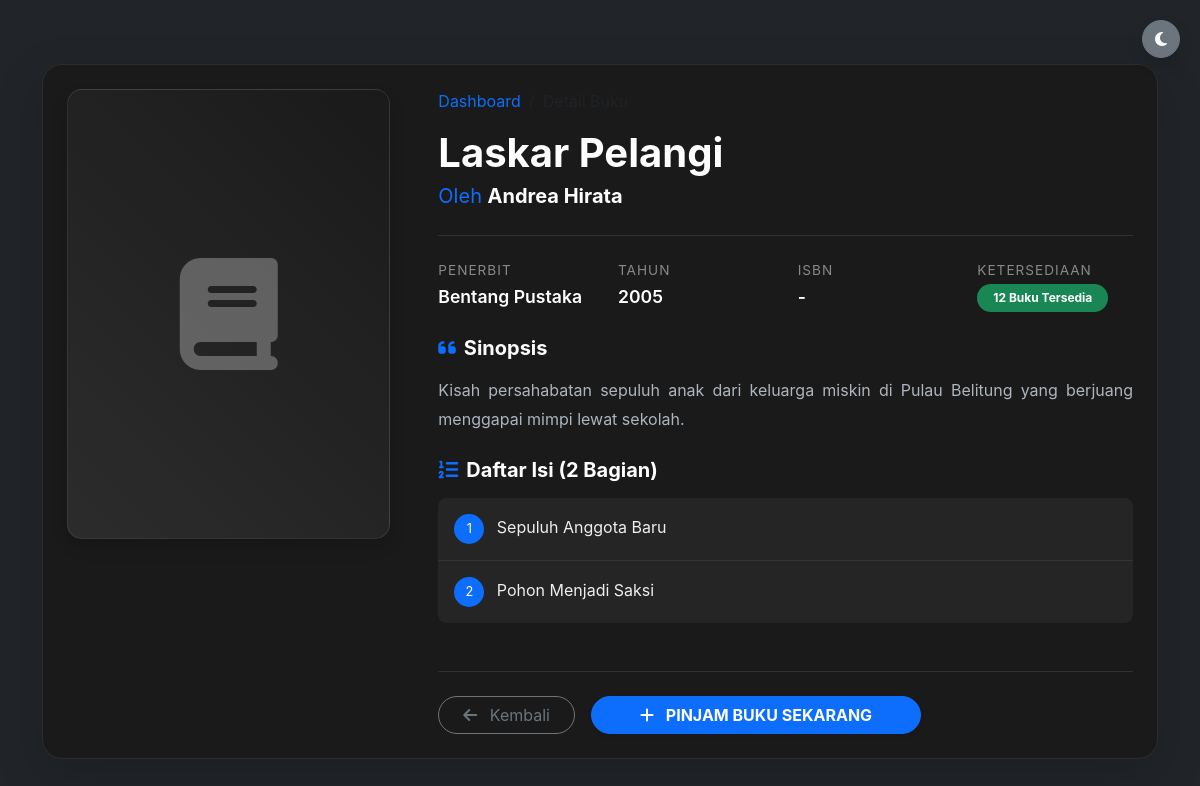
Screenshot of /user/detail_buku.php?id=2 (signed in) with the database file from the repository.
### tables this page shows
CREATE TABLE `buku` (
  `id` int(11) NOT NULL,
  `judul` varchar(255) NOT NULL,
  `pengarang` varchar(255) NOT NULL,
  `penerbit` varchar(255) DEFAULT NULL,
  `tahun_terbit` year(4) DEFAULT NULL,
  `sinopsis` varchar(1500) NOT NULL,
  `isbn` varchar(50) DEFAULT NULL,
  `stok` int(11) DEFAULT 0
);

CREATE TABLE `isi_buku` (
  `id_isi` int(11) NOT NULL,
  `id_buku` int(11) NOT NULL,
  `part_ke` int(11) NOT NULL,
  `judul_part` varchar(255) NOT NULL,
  `konten` longtext NOT NULL
);

### user/detail_buku.php (the view, shortened to what this page needs)
<?php
include "../config/koneksi.php";
$id = $_GET['id'];
$user_id = $_SESSION['user']['id'];
$stmt = $conn->prepare("SELECT * FROM buku WHERE id = ?");
$stmt->bind_param("i", $id);
$stmt->execute();
$d = $stmt->get_result()->fetch_assoc();
$query_parts = $conn->prepare("SELECT part_ke, judul_part FROM isi_buku WHERE id_buku = ? ORDER BY part_ke ASC");
$query_parts->bind_param("i", $id);
$query_parts->execute();
$result_parts = $query_parts->get_result();
$parts = [];
while ($row = $result_parts->fetch_assoc()) {
    $parts[] = $row;
}
$cek_status = $conn->query("SELECT id FROM transaksi WHERE user_id='$user_id' AND buku_id='$id' AND status='dipinjam'");
$is_borrowed = $cek_status->num_rows > 0;
?>
<!DOCTYPE html>
<html lang="id">
<head>
    <link href="https://cdn.jsdelivr.net/npm/bootstrap@5.3.2/dist/css/bootstrap.min.css" rel="stylesheet">
    <link href="https://cdnjs.cloudflare.com/ajax/libs/font-awesome/6.4.2/css/all.min.css" rel="stylesheet">
    <link rel="stylesheet" href="../assets/style.css">
</head>
<body class="bg-dark text-white">
    <div class="theme-btn-fixed">
        <button id="theme-toggle" class="btn btn-secondary rounded-circle shadow">
            <i id="theme-icon" class="fas fa-moon"></i>
        </button>
    </div>
    <div class="container mt-5 pt-3">
        <div class="card bg-dark-card border-0 p-4 shadow-lg mb-5">
            <div class="row g-5">
                <div class="col-md-4">
                    <div class="book-cover-preview shadow">
                        <i class="fas fa-book fa-7x text-secondary opacity-50"></i>
                    </div>
                </div>
                <div class="col-md-8">
                    <nav aria-label="breadcrumb">
                        <ol class="breadcrumb">
                            <li class="breadcrumb-item"><a href="dashboard.php" class="text-primary text-decoration-none">Dashboard</a></li>
                            <li class="breadcrumb-item active">Detail Buku</li>
                        </ol>
                    </nav>
                    <h1 class="fw-bold text-white mb-1 mt-3"><?= htmlspecialchars($d['judul']) ?></h1>
                    <p class="text-primary fs-5 mb-4">Oleh <span class="fw-bold"><?= htmlspecialchars($d['pengarang']) ?></span></p>
                    <hr class="border-secondary opacity-25 mb-4">
                    <div class="row g-4 mb-4">
                        <div class="col-6 col-md-3">
                            <span class="info-label">Penerbit</span>
                            <span class="info-value"><?= htmlspecialchars($d['penerbit'] ?: '-') ?></span>
                        </div>
                        <div class="col-6 col-md-3">
                            <span class="info-label">Tahun</span>
                            <span class="info-value"><?= $d['tahun_terbit'] ?: '-' ?></span>
                        </div>
                        <div class="col-6 col-md-3">
                            <span class="info-label">ISBN</span>
                            <span class="info-value"><?= htmlspecialchars($d['isbn'] ?: '-') ?></span>
                        </div>
                        <div class="col-6 col-md-3">
                            <span class="info-label">Ketersediaan</span>
                            <span class="badge rounded-pill bg-<?= $d['stok'] > 0 ? 'success' : 'danger' ?> px-3 py-2">
                                <?= $d['stok'] ?> Buku Tersedia
                            </span>
                        </div>
                    </div>
                    <div class="mb-4">
                        <h5 class="text-white fw-bold mb-3 d-flex align-items-center">
                            <i class="fas fa-quote-left text-primary me-2"></i> Sinopsis
                        </h5>
                        <div class="sinopsis-text mb-4">
                            <?= !empty($d['sinopsis']) ? nl2br(htmlspecialchars($d['sinopsis'])) : '<span class="text-secondary italic">Sinopsis belum tersedia.</span>' ?>
                        </div>
                    </div>
                    <div class="mb-5">
                        <h5 class="text-white fw-bold mb-3 d-flex align-items-center">
                            <i class="fas fa-list-ol text-primary me-2"></i> Daftar Isi (<?= count($parts) ?> Bagian)
                        </h5>
                        <?php if (count($parts) > 0): ?>
                            <div class="list-group list-group-flush rounded-3 overflow-hidden">
                                <?php foreach ($parts as $p): ?>
                                    <div class="list-group-item d-flex justify-content-between align-items-center py-3">
                                        <span>
                                            <span class="part-badge bg-primary text-white me-2"><?= $p['part_ke'] ?></span>
                                            <?= htmlspecialchars($p['judul_part']) ?>
                                        </span>
                                    </div>
                                <?php endforeach; ?>
                            </div>
                        <?php else: ?>
                            <div class="alert alert-secondary py-2 border-0 opacity-75">Konten digital belum tersedia.</div>
                        <?php endif; ?>
                    </div>
                    <div class="mt-auto pt-4 border-top border-secondary border-opacity-25">
                        <div class="d-flex flex-wrap gap-3">
                            <a href="dashboard.php" class="btn btn-outline-secondary px-4 rounded-pill">
                                <i class="fas fa-arrow-left me-2"></i> Kembali
                            </a>
                            <?php if ($is_borrowed): ?>
                                <a href="baca.php?id=<?= $d['id'] ?>" class="btn btn-warning px-5 fw-bold text-dark rounded-pill">
                                    <i class="fas fa-book-open me-2"></i> MULAI BACA SEKARANG
                                </a>
                                <a href="dashboard.php?kembali=<?= $d['id'] ?>" class="btn btn-danger px-4 rounded-pill" onclick="return confirm('Kembalikan buku ini?')">
                                    <i class="fas fa-undo me-2"></i> Kembalikan
                                </a>
                            <?php elseif ($d['stok'] > 0): ?>
                                <a href="dashboard.php?pinjam=<?= $d['id'] ?>" class="btn btn-primary px-5 fw-bold rounded-pill shadow-sm" onclick="return confirm('Pinjam buku ini?')">
                                    <i class="fas fa-plus me-2"></i> PINJAM BUKU SEKARANG
                                </a>
                            <?php else: ?>
                                <button class="btn btn-secondary px-5 fw-bold rounded-pill" disabled>STOK HABIS</button>
                            <?php endif; ?>
                        </div>
                    </div>
                </div>
            </div>
        </div>
    </div>
</body>
</html>

### assets/style.css (style rules this page uses)
:root { --bg-body: #0f0f0f; --bg-card: #1a1a1a; --bg-input: #242424; --text-main: #ffffff; --text-muted: #a0a0a0; --border-color: #2d2d2d; --nav-bg: #1a1a1a; --primary-blue: #0d6efd; --accent-shadow: rgba(0, 0, 0, 0.5); }
body { background-color: var(--bg-body) !important; color: var(--text-main) !important; font-family: 'Inter', 'Segoe UI', Roboto, sans-serif; transition: background 0.4s cubic-bezier(0.4, 0, 0.2, 1), color 0.4s cubic-bezier(0.4, 0, 0.2, 1); margin: 0; overflow-x: hidden; }
h1, h2, h3, h4, h5, h6, .fw-bold { color: var(--text-main) !important; }
.card, .book-card, .stat-card, .bg-dark-card { background-color: var(--bg-card) !important; border: 1px solid var(--border-color) !important; color: var(--text-main) !important; border-radius: 12px; transition: transform 0.3s ease, box-shadow 0.3s ease, background 0.4s, border 0.4s; }
.text-secondary { color: var(--text-muted) !important; }
.badge { padding: 0.5em 0.8em; border-radius: 6px; }
#theme-toggle { cursor: pointer; transition: transform 0.3s ease; }

### user/detail_buku.php (style rules this page uses)
body { transition: background 0.4s, color 0.4s; }
.bg-dark-card { transition: all 0.4s ease; border-radius: 20px; }
body:not(.light-mode) .bg-dark-card { background-color: #1a1a1a !important; border: 1px solid #2d2d2d !important; }
body:not(.light-mode) .info-value { color: #ffffff; }
body:not(.light-mode) .list-group-item { background-color: #252525; border-color: #333; color: #eee; }
.info-label { color: #888; font-size: 0.85rem; display: block; text-transform: uppercase; letter-spacing: 1px; margin-bottom: 4px; }
.info-value { font-weight: 600; font-size: 1.1rem; }
.sinopsis-text { line-height: 1.8; text-align: justify; color: #adb5bd; }
.book-cover-preview { height: 450px; background: linear-gradient(45deg, #2c2c2c, #1a1a1a); border-radius: 15px; display: flex; align-items: center; justify-content: center; border: 1px solid rgba(255,255,255,0.1); }
.theme-btn-fixed { position: fixed; top: 20px; right: 20px; z-index: 1000; }
.part-badge { width: 30px; height: 30px; display: inline-flex; align-items: center; justify-content: center; border-radius: 50%; font-size: 0.8rem; }

### rows the page displays
buku: judul "Laskar Pelangi", pengarang "Andrea Hirata", penerbit "Bentang Pustaka", tahun_terbit "2005", isbn "-", stok "12", sinopsis "Kisah persahabatan sepuluh anak dari keluarga miskin di Pulau Belitung yang berjuang menggapai mimpi lewat sekolah."
isi_buku: part_ke "1", judul_part "Sepuluh Anggota Baru"
isi_buku: part_ke "2", judul_part "Pohon Menjadi Saksi"

### other values shown
count($parts) "2"
